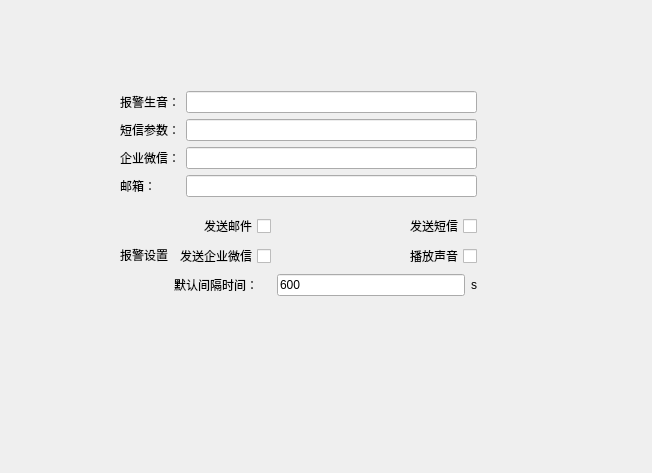
<?xml version="1.0" encoding="UTF-8"?>
<ui version="4.0">
 <class>setConfig</class>
 <widget class="QWidget" name="setConfig">
  <property name="geometry">
   <rect>
    <x>0</x>
    <y>0</y>
    <width>652</width>
    <height>473</height>
   </rect>
  </property>
  <property name="windowTitle">
   <string>Form</string>
  </property>
  <widget class="QWidget" name="">
   <property name="geometry">
    <rect>
     <x>120</x>
     <y>80</y>
     <width>357</width>
     <height>229</height>
    </rect>
   </property>
   <layout class="QVBoxLayout" name="verticalLayout">
    <item>
     <layout class="QGridLayout" name="gridLayout">
      <item row="0" column="0">
       <widget class="QLabel" name="label">
        <property name="text">
         <string>报警生音：</string>
        </property>
       </widget>
      </item>
      <item row="0" column="1">
       <widget class="QLineEdit" name="lineEdit"/>
      </item>
      <item row="1" column="0">
       <widget class="QLabel" name="label_2">
        <property name="text">
         <string>短信参数：</string>
        </property>
       </widget>
      </item>
      <item row="1" column="1">
       <widget class="QLineEdit" name="lineEdit_2"/>
      </item>
      <item row="2" column="0">
       <widget class="QLabel" name="label_3">
        <property name="text">
         <string>企业微信：</string>
        </property>
       </widget>
      </item>
      <item row="2" column="1">
       <widget class="QLineEdit" name="lineEdit_3"/>
      </item>
      <item row="3" column="0">
       <widget class="QLabel" name="label_4">
        <property name="text">
         <string>邮箱：</string>
        </property>
       </widget>
      </item>
      <item row="3" column="1">
       <widget class="QLineEdit" name="lineEdit_4"/>
      </item>
     </layout>
    </item>
    <item>
     <layout class="QHBoxLayout" name="horizontalLayout">
      <item>
       <widget class="QLabel" name="label_5">
        <property name="text">
         <string>报警设置</string>
        </property>
       </widget>
      </item>
      <item>
       <layout class="QGridLayout" name="gridLayout_2">
        <item row="0" column="0">
         <widget class="QCheckBox" name="checkBox">
          <property name="layoutDirection">
           <enum>Qt::RightToLeft</enum>
          </property>
          <property name="text">
           <string>发送邮件</string>
          </property>
         </widget>
        </item>
        <item row="0" column="1" colspan="2">
         <widget class="QCheckBox" name="checkBox_2">
          <property name="layoutDirection">
           <enum>Qt::RightToLeft</enum>
          </property>
          <property name="text">
           <string>发送短信</string>
          </property>
         </widget>
        </item>
        <item row="1" column="0">
         <widget class="QCheckBox" name="checkBox_3">
          <property name="layoutDirection">
           <enum>Qt::RightToLeft</enum>
          </property>
          <property name="text">
           <string>发送企业微信</string>
          </property>
         </widget>
        </item>
        <item row="1" column="1" colspan="2">
         <widget class="QCheckBox" name="checkBox_4">
          <property name="layoutDirection">
           <enum>Qt::RightToLeft</enum>
          </property>
          <property name="text">
           <string>播放声音</string>
          </property>
         </widget>
        </item>
        <item row="2" column="0">
         <widget class="QLabel" name="label_7">
          <property name="text">
           <string>默认间隔时间：</string>
          </property>
         </widget>
        </item>
        <item row="2" column="1">
         <widget class="QLineEdit" name="lineEdit_5">
          <property name="text">
           <string>600</string>
          </property>
         </widget>
        </item>
        <item row="2" column="2">
         <widget class="QLabel" name="label_8">
          <property name="text">
           <string>s</string>
          </property>
         </widget>
        </item>
       </layout>
      </item>
     </layout>
    </item>
   </layout>
  </widget>
 </widget>
 <resources/>
 <connections/>
</ui>
